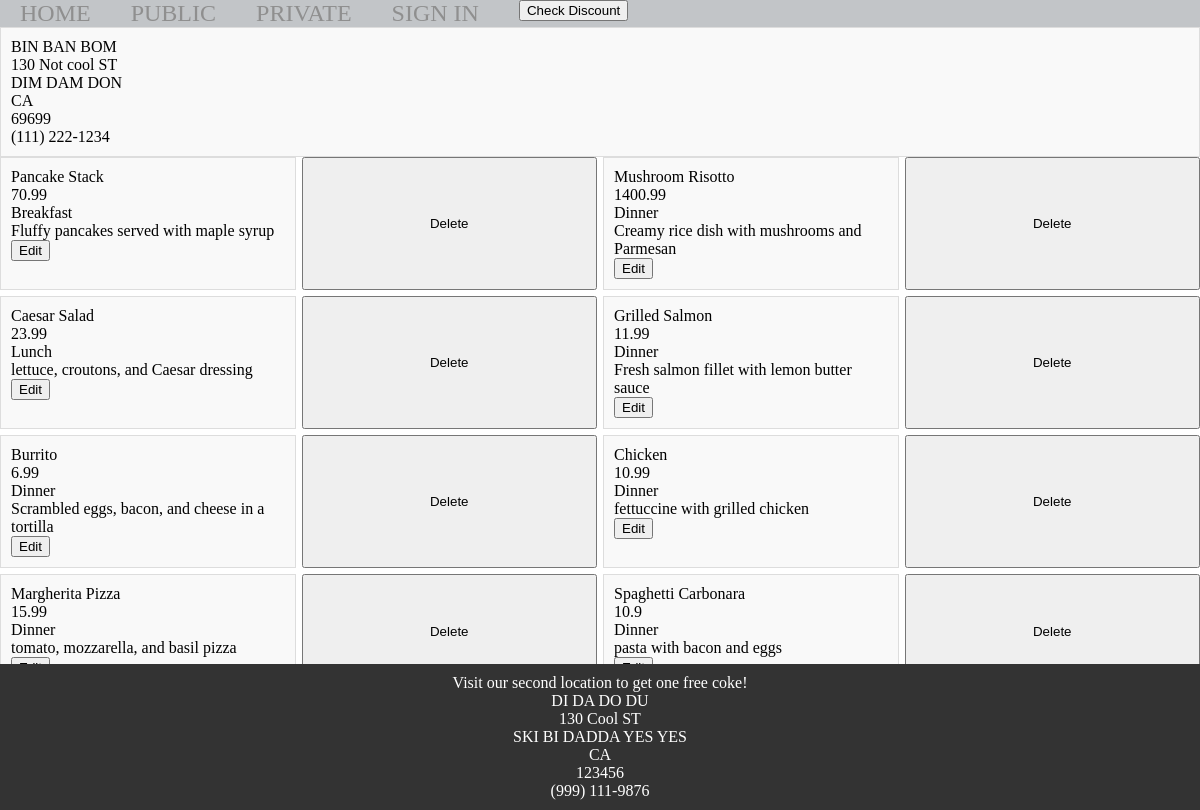
The page /public.php on the database its author committed.
### tables this page shows
CREATE TABLE restaurant (
    id INT PRIMARY KEY AUTO_INCREMENT,
    name VARCHAR(255) NOT NULL,
    address VARCHAR(255) NOT NULL,
    city VARCHAR(255) NOT NULL,
    state VARCHAR(255) NOT NULL,
    zip_code VARCHAR(10) NOT NULL,
    phone VARCHAR(20) NOT NULL
);

CREATE TABLE food (
    id INT PRIMARY KEY AUTO_INCREMENT,
    food_name VARCHAR(255) NOT NULL,
    description VARCHAR(255) NOT NULL,
    category VARCHAR(255) NOT NULL,
    price VARCHAR(255) NOT NULL
);

### public.php (the view, shortened to what this page needs)
<?php
$servername = "db.luddy.indiana.edu";
$username = "i494f23_anerdene";
$password = "my+sql=i494f23_anerdene";
$dbname = "i494f23_anerdene";
$conn = mysqli_connect($servername, $username, $password, $dbname);
$sql_menu = "SELECT food.id, food.food_name, food.description, food.category, food.price
        FROM food
        ORDER BY food.id DESC";
$result_menu = mysqli_query($conn, $sql_menu);
$sql_location = "SELECT restaurant.name, restaurant.address, restaurant.city, restaurant.state, restaurant.zip_code, restaurant.phone
        FROM restaurant
        ORDER BY restaurant.id ASC
        LIMIT 1";
$result_location = mysqli_query($conn, $sql_location);
$sql_location_footer = "SELECT restaurant.name, restaurant.address, restaurant.city, restaurant.state, restaurant.zip_code, restaurant.phone
        FROM restaurant
        ORDER BY restaurant.id DESC
        LIMIT 1";
$result_location_footer = mysqli_query($conn, $sql_location_footer);
?>
<!DOCTYPE html>
<html lang="en">
<head>
    <link rel="stylesheet" href="css/styles.css">
</head>
<body>
    <section>
        <nav>
        <ul class="menuItems">
            <li><a href='home.php' data-item='Home'>Home</a></li>
            <li><a href='public.php' data-item='Public'>Public</a></li>
            <li><a href='private.html' data-item='Private'>Private</a></li>
            <li><a href='Signin.html' data-item='Sigin'>Sign In</a></li>
            <li><button id="discountButton">Check Discount</button></li>
        </ul>
        </nav>
      </section>
    <div class="location-header">
        <?php
        while ($row = mysqli_fetch_assoc($result_location)) {
            echo "<div class='menu-item'>";
            echo "<div>" . $row['name'] . "</div>";
            echo "<div>" . $row['address'] . "</div>";
            echo "<div>" . $row['city'] . "</div>";
            echo "<div>" . $row['state'] . "</div>";
            echo "<div>" . $row['zip_code'] . "</div>";
            echo "<div>" . $row['phone'] . "</div>";
            echo "</div>";
        }
        ?>
    </div>
    <div class="menu-grid">
    <?php
        while ($row = mysqli_fetch_assoc($result_menu)) {
            $foodId = $row['id'];
            echo "<div class='menu-item'>";
            echo "<div>" . $row['food_name'] . "</div>";
            echo "<div>" . $row['price'] . "</div>";
            echo "<div>" . $row['category'] . "</div>";
            echo "<div>" . $row['description'] . "</div>";
            echo "<button class='edit-form' data-foodid='$foodId' data-foodname='" .
                htmlspecialchars($row['food_name']) . "' data-price='" .
                htmlspecialchars($row['price']) . "' data-category='" .
                htmlspecialchars($row['category']) . "' data-description='" .
                htmlspecialchars($row['description']) . "'>Edit</button>";
            echo "</div>";
            echo "<button class='delete-form' data-foodid='$foodId'>Delete</button>";
        }
?>
    </div>
    <div class="location-footer">
        <?php
        while ($row = mysqli_fetch_assoc($result_location_footer)) {
            echo "<div class='location-footer'>";
            echo "Visit our second location to get one free coke!";
            echo "<div>" . $row['name'] . "</div>";
            echo "<div>" . $row['address'] . "</div>";
            echo "<div>" . $row['city'] . "</div>";
            echo "<div>" . $row['state'] . "</div>";
            echo "<div>" . $row['zip_code'] . "</div>";
            echo "<div>" . $row['phone'] . "</div>";
            echo "</div>";
        }
        ?>
    </div>
</body>
</html>

### css/styles.css (style rules this page uses)
body, ul { margin: 0; padding: 0; }
nav { background-color: rgb(194, 197, 200); }
.menuItems { list-style: none; display: flex; margin: 0; padding: 0; }
.menuItems li { margin: 0 20px; }
.menuItems li a { text-decoration: none; color: #8f8f8f; font-size: 24px; font-weight: 400; transition: all 0.5s ease-in-out; text-transform: uppercase; position: relative; }
.menuItems li a::before { content: attr(data-item); transition: 0.5s; color: #8254ff; position: absolute; top: 0; left: 0; width: 0; overflow: hidden; }
.menu-grid { display: grid; grid-template-columns: repeat(4, 1fr); gap: 6px; }
.menu-item { border: 1px solid #ddd; padding: 10px; background-color: #f9f9f9; }
.location-footer { position: fixed; bottom: 0; left: 0; right: 0; background-color: #333; color: #fff; padding: 10px; text-align: center; font-weight: lighter; }

### rows shown on the page
restaurant: name "BIN BAN BOM", address "130 Not cool ST", city "DIM DAM DON", state "CA", zip_code "69699", phone "(111) 222-1234"
food: food_name "Pancake Stack", price "70.99", category "Breakfast", description "Fluffy pancakes served with maple syrup"
food: food_name "Mushroom Risotto", price "1400.99", category "Dinner", description "Creamy rice dish with mushrooms and Parmesan"
food: food_name "Caesar Salad", price "23.99", category "Lunch", description "lettuce, croutons, and Caesar dressing"
food: food_name "Grilled Salmon", price "11.99", category "Dinner", description "Fresh salmon fillet with lemon butter sauce"
food: food_name "Burrito", price "6.99", category "Dinner", description "Scrambled eggs, bacon, and cheese in a tortilla"
food: food_name "Chicken", price "10.99", category "Dinner", description "fettuccine with grilled chicken"
food: food_name "Margherita Pizza", price "15.99", category "Dinner", description "tomato, mozzarella, and basil pizza"
food: food_name "Spaghetti Carbonara", price "10.9", category "Dinner", description "pasta with bacon and eggs"
restaurant: name "DI DA DO DU", address "130 Cool ST", city "SKI BI DADDA YES YES", state "CA", zip_code "123456", phone "(999) 111-9876"
